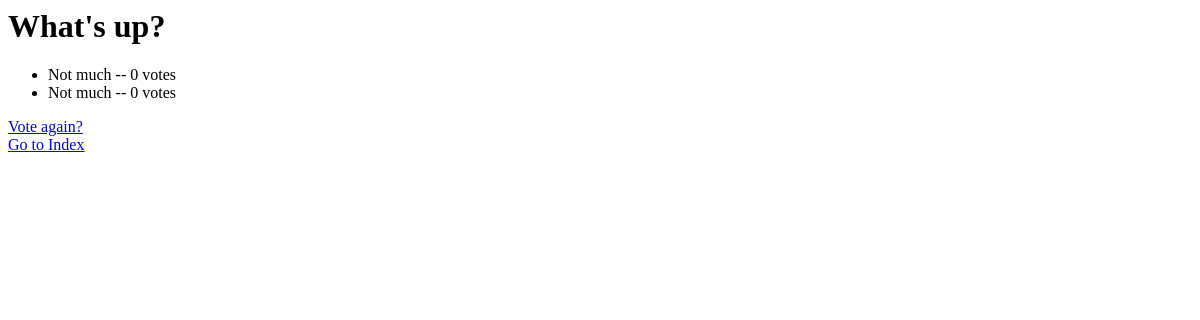
Before: /polls_app/1/results/ with the older database file.
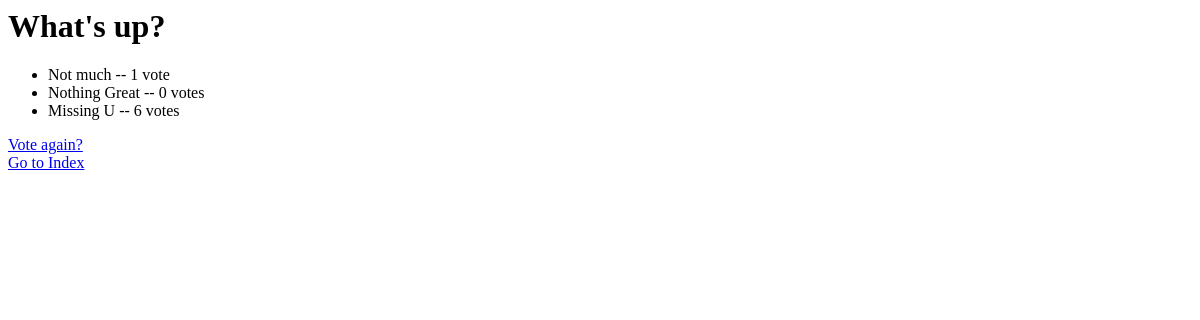
After: the same page with the newer database file.
### polls_app/models.py (models this page shows, shortened)
class Poll(models.Model):
    question = models.CharField(max_length = 200)
    pub_date = models.DateTimeField('date published')
    def was_published_recently(self):
        return self.pub_date >= timezone.now() - datetime.timedelta(days = 1)
    was_published_recently.admin_order_field = 'pub_date'
    was_published_recently.boolean = True
    was_published_recently.short_description = 'Published recently?'

class Choice(models.Model):
    poll = models.ForeignKey(Poll)
    choice_text = models.CharField(max_length = 200)
    votes = models.IntegerField(default = 0)

### polls_app/views.py (the view)
# urls.py: url(r'^(?P<pk>\d+)/results/$', views.ResultView.as_view(), name='results'),
class ResultView(generic.DetailView):
    model = Poll
    template_name = 'results.html'

### templates/results.html
<h1>{{ poll.question }}</h1>
<ul>
{% for choice in poll.choice_set.all %}
    <li>{{ choice.choice_text }} -- {{ choice.votes }} vote{{ choice.votes|pluralize }}</li>
{% endfor %}
</ul>
<a href="{% url 'polls:detail' poll.id %}">Vote again?</a><br>
<a href="{% url 'polls:index'  %}">Go to Index</a><BR>

Changed rows visible on the page:
changed Choice "Not much": votes "0" → "1"
changed Choice: choice_text "Not much" → "Nothing Great"
added Choice: choice_text "Missing U", votes "6"
